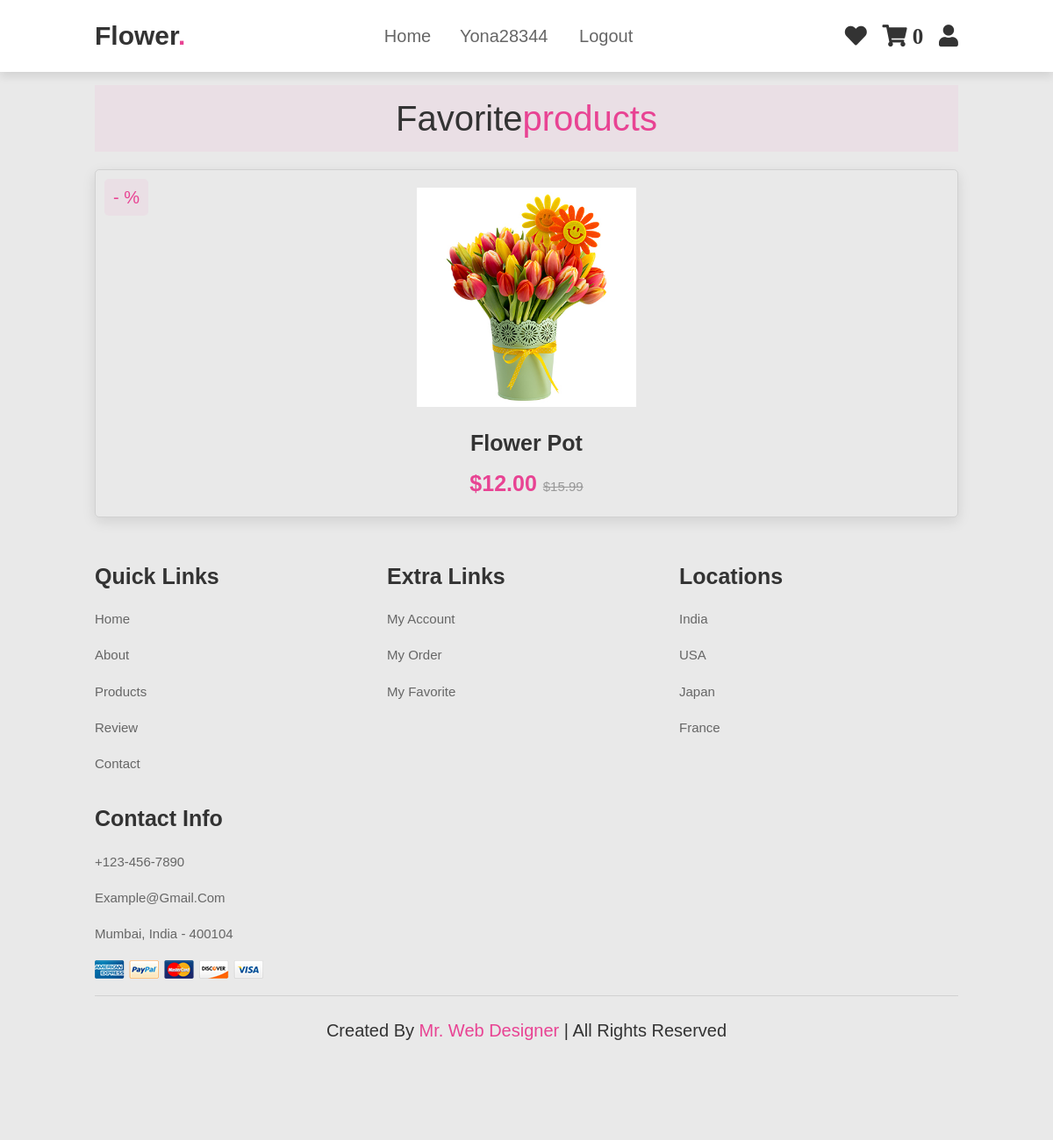
/2/ (signed in), run on the app's committed database.
### store/models.py (models this page shows, shortened)
class Order(models.Model):
    user = models.ForeignKey(User, on_delete=models.CASCADE)
    items = models.ManyToManyField(OrderItem)
    ordered = models.BooleanField(default=False)
    start_date = models.DateTimeField(auto_now_add=True)
    ordered_date = models.DateTimeField(auto_now=True)
    class Meta:
        verbose_name = _("Order")
        verbose_name_plural = _("Orders")

class Item(models.Model):
    name = models.CharField(max_length=200)
    price = models.DecimalField(max_digits=5, decimal_places=2)
    discount = models.IntegerField(blank=True)
    image = models.ImageField(upload_to='images', blank=True)
    created_at = models.DateTimeField( auto_now_add=True)
    slug = models.SlugField(blank=True , null=True)
    favorite = models.ManyToManyField(User, related_name="favorite" ,  blank=True)
    quantity = models.IntegerField(default=1)
    class Meta:
        verbose_name = _("Item")
        verbose_name_plural = _("Items")
        ordering = ('name',)

### store/views.py (the view)
# urls.py: path('<int:id>/' , views.flower_details , name='flower_details'),
def flower_details(request , id):
    product = get_object_or_404(Item , id=id)
    is_favorite = False
    if product.favorite.filter(id=request.user.id).exists():
        is_favorite = True
    context = {
        'product': product,
        'is_favorite':  is_favorite,
    }
    return render(request , 'store/details.html', context)

### store/templatetags/cart_template_tags.py (called while the page is built)
@register.filter
def cart_item_count(user):
    if user.is_authenticated:
        qs = Order.objects.filter(user=user, ordered=False)
        if qs.exists():
            return qs[0].items.count()
    return 0

### templates/store/details.html (shortened to what this page needs)
{% extends 'base.html' %}
{% load static %}
{% load social_share %}
{% block content  %}
<section class="products" id="products">
    <br>
    <br>
    <br>
    <br>
    <h1 class="heading"> favorite<span>products</span> </h1>
    <div class="box-container">
        <div class="box">
            <span class="discount">-{{ flower.discount }} %</span>
            <div class="image">
                <img src="{{ product.image.url }} " alt="">
            </div>
            <div class="content">
                <h3>{{ product.name }} </h3>
                <div class="price"> ${{ product.price }} <span>$15.99</span> </div>
            </div>
        </div>
    </div>
</section>
{% endblock content  %}

### templates/base.html (shortened to what this page needs)
{% load static %}
{% load social_share %}
{% load cart_template_tags %}
<!DOCTYPE html>
<html lang="en">
<head>
    <link rel="stylesheet" href="https://cdnjs.cloudflare.com/ajax/libs/font-awesome/5.15.3/css/all.min.css">
    <link rel="stylesheet" href="{% static 'css/style.css' %}">
</head>
<body>
<header>
    <a href="#" class="logo">flower<span>.</span></a>
    <nav class="navbar">
        <a href="{% url 'home' %}">home</a>
        {% if user.is_authenticated  %}
        <a href="#">{{ user.username }} </a>
        <a href="{% url 'logout' %}">logout</a>
        {% else %}
        <a href="{% url 'register' %}">register</a>
        <a href="{% url 'login' %}">login</a>
        {% endif %}
    </nav>
    <div class="icons">
        <a href="{% url 'flower_fav_list' %}" class="fas fa-heart"></a>
        <a href="#" class="fas fa-shopping-cart">
            {{ request.user| cart_item_count}}
        </a>
        <a href="{%url 'profile' %}" class="fas fa-user"></a>
    </div>
</header>
{% block content  %}
{% endblock content  %}
<section class="footer">
    <div class="box-container">
        <div class="box">
            <h3>quick links</h3>
            <a href="#">home</a>
            <a href="#">about</a>
            <a href="#">products</a>
            <a href="#">review</a>
            <a href="#">contact</a>
        </div>
        <div class="box">
            <h3>extra links</h3>
            <a href="#">my account</a>
            <a href="#">my order</a>
            <a href="#">my favorite</a>
        </div>
        <div class="box">
            <h3>locations</h3>
            <a href="#">india</a>
            <a href="#">USA</a>
            <a href="#">japan</a>
            <a href="#">france</a>
        </div>
        <div class="box">
            <h3>contact info</h3>
            <a href="#">+123-456-7890</a>
            <a href="#">example@gmail.com</a>
            <a href="#">mumbai, india - 400104</a>
            <img src="{% static 'images/payment.png' %}" alt="">
        </div>
    </div>
    <div class="credit"> created by <span> mr. web designer </span> | all rights reserved </div>
</section>
</body>
</html>

### static/css/style.css (style rules this page uses)
:root { --pink:#e84393; }
* { margin:0; padding:0; box-sizing: border-box; font-family: Verdana, Geneva, Tahoma, sans-serif; outline: none; border:none; text-decoration: none; text-transform: capitalize; transition: .2s linear; }
html { font-size: 62.5%; scroll-behavior: smooth; scroll-padding-top: 6rem; overflow-x: hidden; }
section { padding:2rem 9%; }
.heading { text-align: center; font-size: 4rem; color:#333; padding:1rem; margin:2rem 0; background:rgba(255, 51, 153,.05); }
.heading span { color:var(--pink); }
header { position: fixed; top:0; left:0; right:0; background:#fff; padding:2rem 9%; display: flex; align-items: center; justify-content: space-between; z-index: 1000; box-shadow: 0 .5rem 1rem rgba(0,0,0,.1); }
header .logo { font-size: 3rem; color:#333; font-weight: bolder; }
header .logo span { color:var(--pink); }
header .navbar a { font-size: 2rem; padding:0 1.5rem; color:#666; }
header .icons a { font-size: 2.5rem; color:#333; margin-left: 1.5rem; }
.products .box-container { display: flex; flex-wrap: wrap; gap:1.5rem; }
.products .box-container .box { flex:1 1 30rem; box-shadow: 0 .5rem 1.5rem rgba(0,0,0,.1); border-radius: .5rem; border:.1rem solid rgba(0,0,0,.1); position: relative; }
.products .box-container .box .discount { position: absolute; top:1rem; left:1rem; padding:.7rem 1rem; font-size: 2rem; color:var(--pink); background:rgba(255, 51, 153,.05); z-index: 1; border-radius: .5rem; }
.products .box-container .box .image { position: relative; text-align: center; padding-top: 2rem; overflow:hidden; }
.products .box-container .box .image img { height:25rem; }
.products .box-container .box .content { padding:2rem; text-align: center; }
.products .box-container .box .content h3 { font-size: 2.5rem; color:#333; }
.products .box-container .box .content .price { font-size: 2.5rem; color:var(--pink); font-weight: bolder; padding-top: 1rem; }
.products .box-container .box .content .price span { font-size: 1.5rem; color:#999; font-weight: lighter; text-decoration: line-through; }
.footer .box-container { display: flex; flex-wrap: wrap; gap:1.5rem; }
.footer .box-container .box { flex:1 1 25rem; }
.footer .box-container .box h3 { color:#333; font-size: 2.5rem; padding:1rem 0; }
.footer .box-container .box a { display: block; color:#666; font-size: 1.5rem; padding:1rem 0; }
.footer .box-container .box img { margin-top: 1rem; }
.footer .credit { text-align: center; padding:1.5rem; margin-top: 1.5rem; padding-top: 2.5rem; font-size: 2rem; color:#333; border-top: .1rem solid rgba(0,0,0,.1); padding-bottom: 9rem; }
.footer .credit span { color:var(--pink); }
body { margin: 0; color: #6a6f8c; background-image: url('images/bg.png'); font: 600 16px/18px 'Open Sans', sans-serif; }
a { color: inherit; text-decoration: none }
body { font: 100% / 1.414 "Open Sans", "Roboto", arial, sans-serif; background: #e9e9e9; }
a, [type="submit"] { transition: all .25s ease-in; }
h1, h2 { font-weight: 300; color: rgba(255, 255, 255, 1); }

### data on the page
Item: image (picture), name "Flower Pot", price "12.00"

### other printed values
{{ user.username }} "Yona28344"
{{ request.user| cart_item_count }} "0"
